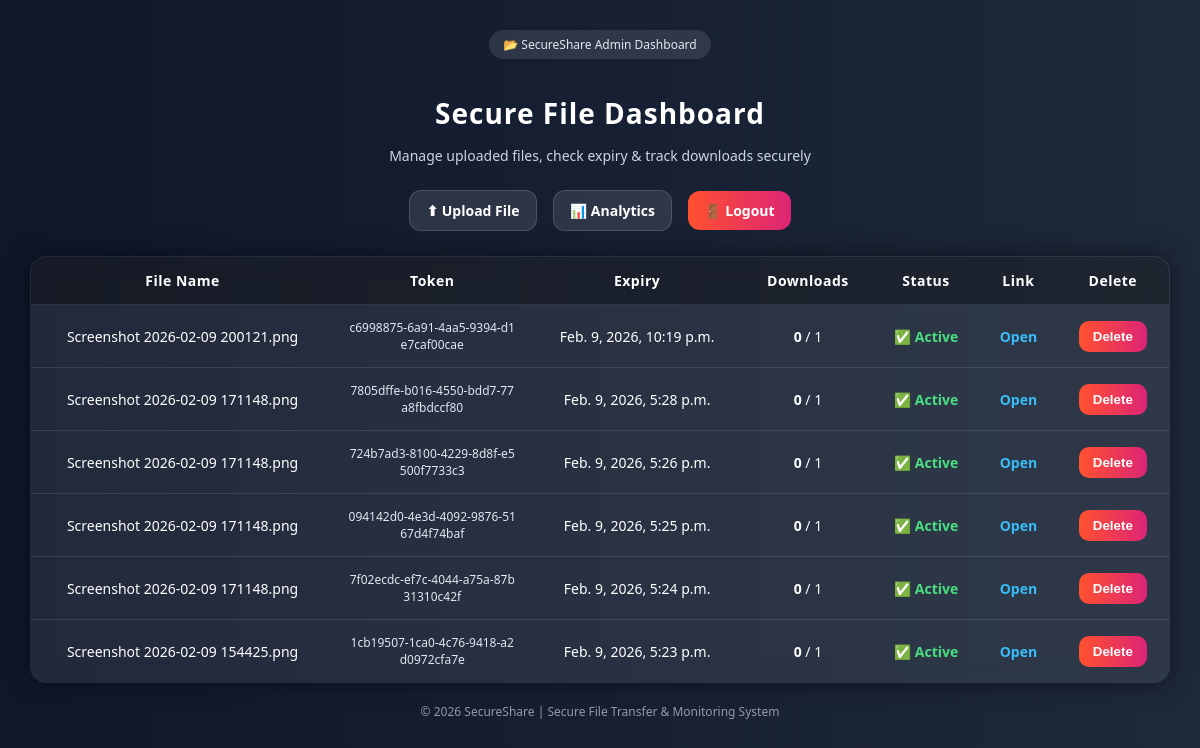
The app's page /dashboard/ (signed in), older data.
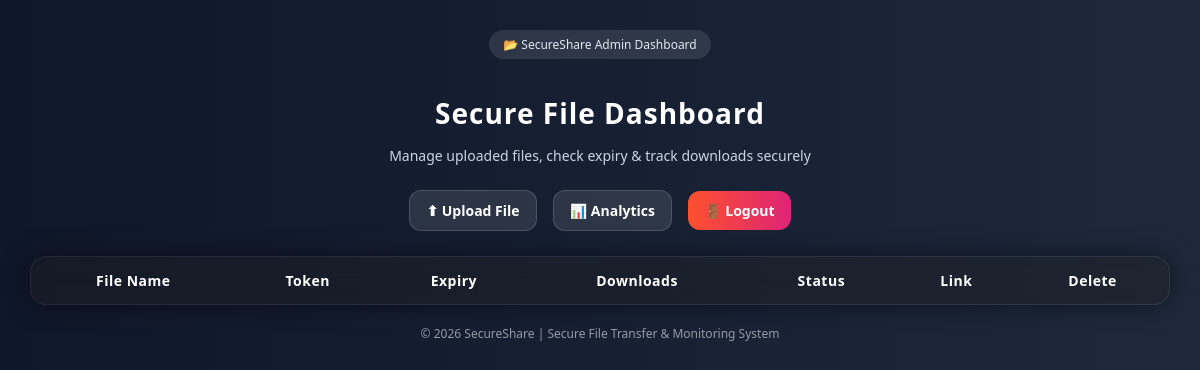
The same page, newer data.
### files/models.py (models this page shows, shortened)
class SharedFile(models.Model):
    token = models.UUIDField(default=uuid.uuid4, unique=True, editable=False)
    uploader = models.ForeignKey(
        User,
        on_delete=models.CASCADE,
        null=True,
        blank=True
    )
    filename = models.CharField(max_length=255)
    encrypted_data = models.BinaryField()
    uploaded_at = models.DateTimeField(auto_now_add=True)
    expires_at = models.DateTimeField(default=default_expiry)
    downloads_used = models.IntegerField(default=0)
    max_downloads = models.IntegerField(default=1)
    is_active = models.BooleanField(default=True)
    receiver_email = models.EmailField(blank=True, null=True)
    otp_code = models.CharField(max_length=6, blank=True, null=True)
    otp_verified = models.BooleanField(default=False)
    otp_created_at = models.DateTimeField(blank=True, null=True)
    verified_ip = models.CharField(max_length=100, blank=True, null=True)
    session_key = models.CharField(max_length=100, blank=True, null=True)
    failed_attempts = models.IntegerField(default=0)
    blocked_until = models.DateTimeField(null=True, blank=True)

### files/views.py (the view)
# urls.py: path("dashboard/", views.dashboard, name="dashboard"),
@login_required
def dashboard(request):
    files = SharedFile.objects.filter(
        uploader=request.user,
        is_active=True
    ).order_by("-uploaded_at")
    return render(request, "dashboard.html", {"files": files})

### files/templates/dashboard.html (shortened to what this page needs)
<!DOCTYPE html>
<html>
<head>
</head>
<body>
    <div style="text-align:center;">
        <div class="badge">📂 SecureShare Admin Dashboard</div>
    </div>
    <h2>Secure File Dashboard</h2>
    <p class="subtitle">Manage uploaded files, check expiry & track downloads securely</p>
    <div class="top-links">
       <a href="{% url 'upload' %}">  ⬆ Upload File</a>
        <a href="/analytics/">📊 Analytics</a>
        <a class="logout-btn" href="/logout/">🚪 Logout</a>
    </div>
    <table>
        <tr>
            <th>File Name</th>
            <th>Token</th>
            <th>Expiry</th>
            <th>Downloads</th>
            <th>Status</th>
            <th>Link</th>
            <th>Delete</th>
        </tr>
        {% for f in files %}
        <tr>
            <td>{{ f.filename }}</td>
            <td class="token-box">{{ f.token }}</td>
            <td>{{ f.expires_at }}</td>
            <td><b>{{ f.downloads_used }}</b> / {{ f.max_downloads }}</td>
            <td>
                {% if f.is_active %}
                    <span class="status-active">✅ Active</span>
                {% else %}
                    <span class="status-inactive">❌ Inactive</span>
                {% endif %}
            </td>
            <td>
                <a class="open-link" href="/download/{{ f.token }}/" target="_blank">Open</a>
            </td>
            <td>
                <form method="POST" action="/delete/{{ f.token }}/">
                    <button class="btn-delete" type="submit">Delete</button>
                </form>
            </td>
        </tr>
        {% endfor %}
    </table>
    <div class="footer">
        © 2026 SecureShare | Secure File Transfer & Monitoring System
    </div>
</body>
</html>

### files/templates/dashboard.html (style rules this page uses)
body { font-family: "Segoe UI", Arial, sans-serif; background: linear-gradient(to right, #0f172a, #1e293b); margin: 0; padding: 30px; color: white; }
h2 { text-align: center; margin-bottom: 10px; font-size: 28px; letter-spacing: 1px; }
.subtitle { text-align: center; font-size: 14px; color: #cbd5e1; margin-bottom: 25px; }
.top-links { text-align: center; margin-bottom: 25px; }
.top-links a { text-decoration: none; color: white; padding: 10px 16px; margin: 0 6px; border-radius: 12px; font-weight: bold; font-size: 14px; display: inline-block; background: rgba(255, 255, 255, 0.10); border: 1px solid rgba(255,255,255,0.15); transition: 0.2s ease-in-out; }
.logout-btn { background: linear-gradient(to right, #ff512f, #dd2476) !important; border: none !important; }
table { width: 100%; border-collapse: collapse; background: rgba(255, 255, 255, 0.08); border-radius: 16px; overflow: hidden; box-shadow: 0px 0px 25px rgba(0,0,0,0.5); backdrop-filter: blur(12px); border: 1px solid rgba(255,255,255,0.12); }
th, td { padding: 14px; text-align: center; font-size: 14px; border-bottom: 1px solid rgba(255,255,255,0.1); }
th { background: rgba(0, 0, 0, 0.35); font-size: 14px; letter-spacing: 0.5px; }
.footer { text-align: center; margin-top: 20px; font-size: 12px; color: rgba(255,255,255,0.55); }
.badge { display: inline-block; background: rgba(255,255,255,0.1); padding: 6px 14px; border-radius: 30px; font-size: 12px; color: #e2e8f0; margin-bottom: 12px; }

Row changes from the older to the newer data that the page shows:
removed SharedFile: filename "Screenshot 2026-02-09 200121.png", token "c6998875-6a91-4aa5-9394-d1e7caf00cae", expires_at "Feb. 9, 2026, 10:19 p.m.", downloads_used "0", max_downloads "1", is_active "✅ Active"
removed SharedFile: filename "Screenshot 2026-02-09 171148.png", token "7805dffe-b016-4550-bdd7-77a8fbdccf80", expires_at "Feb. 9, 2026, 5:28 p.m.", downloads_used "0", max_downloads "1", is_active "✅ Active"
removed SharedFile: filename "Screenshot 2026-02-09 171148.png", token "724b7ad3-8100-4229-8d8f-e5500f7733c3", expires_at "Feb. 9, 2026, 5:26 p.m.", downloads_used "0", max_downloads "1", is_active "✅ Active"
removed SharedFile: filename "Screenshot 2026-02-09 171148.png", token "094142d0-4e3d-4092-9876-5167d4f74baf", expires_at "Feb. 9, 2026, 5:25 p.m.", downloads_used "0", max_downloads "1", is_active "✅ Active"
removed SharedFile: filename "Screenshot 2026-02-09 171148.png", token "7f02ecdc-ef7c-4044-a75a-87b31310c42f", expires_at "Feb. 9, 2026, 5:24 p.m.", downloads_used "0", max_downloads "1", is_active "✅ Active"
removed SharedFile: filename "Screenshot 2026-02-09 154425.png", token "1cb19507-1ca0-4c76-9418-a2d0972cfa7e", expires_at "Feb. 9, 2026, 5:23 p.m.", downloads_used "0", max_downloads "1", is_active "✅ Active"
